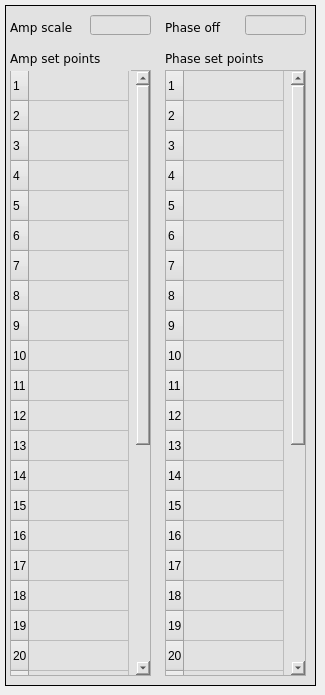
        <widget class="QWidget" name="tab_6">
         <attribute name="title">
          <string>Y</string>
         </attribute>
         <widget class="caFrame" name="caframe_13">
          <property name="geometry">
           <rect>
            <x>5</x>
            <y>5</y>
            <width>311</width>
            <height>681</height>
           </rect>
          </property>
          <property name="styleSheet">
           <string notr="true">background-color: rgb(226, 226, 226);</string>
          </property>
          <property name="frameShape">
           <enum>QFrame::Box</enum>
          </property>
          <widget class="caWaveTable" name="cawavetable_8">
           <property name="geometry">
            <rect>
             <x>5</x>
             <y>65</y>
             <width>141</width>
             <height>606</height>
            </rect>
           </property>
           <property name="font">
            <font>
             <family>DejaVu Sans</family>
            </font>
           </property>
           <property name="autoScrollMargin">
            <number>32</number>
           </property>
           <property name="channel" stdset="0">
            <string notr="true">$(DEVICE):dsp:calib:var_att:Y:amp_scale:set_points</string>
           </property>
           <property name="numberOfRows">
            <number>32</number>
           </property>
           <property name="numberOfColumns">
            <number>1</number>
           </property>
           <attribute name="horizontalHeaderVisible">
            <bool>false</bool>
           </attribute>
           <attribute name="horizontalHeaderVisible">
            <bool>false</bool>
           </attribute>
           <row/>
           <row/>
           <row/>
           <row/>
           <row/>
           <row/>
           <row/>
           <row/>
           <row/>
           <row/>
           <row/>
           <row/>
           <row/>
           <row/>
           <row/>
           <row/>
           <row/>
           <row/>
           <row/>
           <row/>
           <row/>
           <row/>
           <row/>
           <row/>
           <row/>
           <row/>
           <row/>
           <row/>
           <row/>
           <row/>
           <row/>
           <row/>
           <column/>
           <item row="0" column="0">
            <property name="font">
             <font/>
            </property>
           </item>
           <item row="1" column="0">
            <property name="font">
             <font/>
            </property>
           </item>
           <item row="2" column="0">
            <property name="font">
             <font/>
            </property>
           </item>
           <item row="3" column="0">
            <property name="font">
             <font/>
            </property>
           </item>
           <item row="4" column="0">
            <property name="font">
             <font/>
            </property>
           </item>
           <item row="5" column="0">
            <property name="font">
             <font/>
            </property>
           </item>
           <item row="6" column="0">
            <property name="font">
             <font/>
            </property>
           </item>
           <item row="7" column="0">
            <property name="font">
             <font/>
            </property>
           </item>
           <item row="8" column="0">
            <property name="font">
             <font/>
            </property>
           </item>
           <item row="9" column="0">
            <property name="font">
             <font/>
            </property>
           </item>
           <item row="10" column="0">
            <property name="font">
             <font/>
            </property>
           </item>
           <item row="11" column="0">
            <property name="font">
             <font/>
            </property>
           </item>
           <item row="12" column="0">
            <property name="font">
             <font/>
            </property>
           </item>
           <item row="13" column="0">
            <property name="font">
             <font/>
            </property>
           </item>
           <item row="14" column="0">
            <property name="font">
             <font/>
            </property>
           </item>
           <item row="15" column="0">
            <property name="font">
             <font/>
            </property>
           </item>
           <item row="16" column="0">
            <property name="font">
             <font/>
            </property>
           </item>
           <item row="17" column="0">
            <property name="font">
             <font/>
            </property>
           </item>
           <item row="18" column="0">
            <property name="font">
             <font/>
            </property>
           </item>
           <item row="19" column="0">
            <property name="font">
             <font/>
            </property>
           </item>
           <item row="20" column="0">
            <property name="font">
             <font/>
            </property>
           </item>
           <item row="21" column="0">
            <property name="font">
             <font/>
            </property>
           </item>
           <item row="22" column="0">
            <property name="font">
             <font/>
            </property>
           </item>
           <item row="23" column="0">
            <property name="font">
             <font/>
            </property>
           </item>
           <item row="24" column="0">
            <property name="font">
             <font/>
            </property>
           </item>
           <item row="25" column="0">
            <property name="font">
             <font/>
            </property>
           </item>
           <item row="26" column="0">
            <property name="font">
             <font/>
            </property>
           </item>
           <item row="27" column="0">
            <property name="font">
             <font/>
            </property>
           </item>
           <item row="28" column="0">
            <property name="font">
             <font/>
            </property>
           </item>
           <item row="29" column="0">
            <property name="font">
             <font/>
            </property>
           </item>
           <item row="30" column="0">
            <property name="font">
             <font/>
            </property>
           </item>
           <item row="31" column="0">
            <property name="font">
             <font/>
            </property>
           </item>
          </widget>
          <widget class="caTextEntry" name="catextentry_46">
           <property name="geometry">
            <rect>
             <x>240</x>
             <y>10</y>
             <width>61</width>
             <height>20</height>
            </rect>
           </property>
           <property name="font">
            <font>
             <family>DejaVu Sans</family>
             <pointsize>9</pointsize>
             <stylestrategy>PreferDefault</stylestrategy>
            </font>
           </property>
           <property name="alignment">
            <set>Qt::AlignRight|Qt::AlignTrailing|Qt::AlignVCenter</set>
           </property>
           <property name="channel" stdset="0">
            <string notr="true">$(DEVICE):dsp:calib:var_att:Y:ph_offset</string>
           </property>
           <property name="background">
            <color>
             <red>255</red>
             <green>255</green>
             <blue>127</blue>
            </color>
           </property>
           <property name="colorMode">
            <enum>caLineEdit::Static</enum>
           </property>
           <property name="precision">
            <number>4</number>
           </property>
           <property name="precisionMode">
            <enum>caLineEdit::Channel</enum>
           </property>
           <property name="maxValue">
            <double>2.000000000000000</double>
           </property>
           <property name="minValue">
            <double>0.100000000000000</double>
           </property>
          </widget>
          <widget class="QLabel" name="label_62">
           <property name="geometry">
            <rect>
             <x>5</x>
             <y>10</y>
             <width>76</width>
             <height>25</height>
            </rect>
           </property>
           <property name="font">
            <font>
             <family>DejaVu Sans</family>
            </font>
           </property>
           <property name="styleSheet">
            <string notr="true">color: rgb(0, 0, 0);</string>
           </property>
           <property name="text">
            <string>Amp scale</string>
           </property>
          </widget>
          <widget class="QLabel" name="label_63">
           <property name="geometry">
            <rect>
             <x>160</x>
             <y>10</y>
             <width>76</width>
             <height>25</height>
            </rect>
           </property>
           <property name="font">
            <font>
             <family>DejaVu Sans</family>
            </font>
           </property>
           <property name="styleSheet">
            <string notr="true">color: rgb(0, 0, 0);</string>
           </property>
           <property name="text">
            <string>Phase off</string>
           </property>
          </widget>
          <widget class="QLabel" name="label_50">
           <property name="geometry">
            <rect>
             <x>5</x>
             <y>40</y>
             <width>121</width>
             <height>26</height>
            </rect>
           </property>
           <property name="font">
            <font>
             <family>DejaVu Sans</family>
            </font>
           </property>
           <property name="text">
            <string>Amp set points</string>
           </property>
          </widget>
          <widget class="QLabel" name="label_51">
           <property name="geometry">
            <rect>
             <x>160</x>
             <y>40</y>
             <width>121</width>
             <height>26</height>
            </rect>
           </property>
           <property name="font">
            <font>
             <family>DejaVu Sans</family>
             <weight>50</weight>
             <bold>false</bold>
            </font>
           </property>
           <property name="text">
            <string>Phase set points</string>
           </property>
          </widget>
          <widget class="caTextEntry" name="catextentry_47">
           <property name="geometry">
            <rect>
             <x>85</x>
             <y>10</y>
             <width>61</width>
             <height>20</height>
            </rect>
           </property>
           <property name="font">
            <font>
             <family>DejaVu Sans</family>
             <pointsize>9</pointsize>
             <stylestrategy>PreferDefault</stylestrategy>
            </font>
           </property>
           <property name="alignment">
            <set>Qt::AlignRight|Qt::AlignTrailing|Qt::AlignVCenter</set>
           </property>
           <property name="channel" stdset="0">
            <string notr="true">$(DEVICE):dsp:calib:var_att:Y:amp_scale</string>
           </property>
           <property name="background">
            <color>
             <red>255</red>
             <green>255</green>
             <blue>127</blue>
            </color>
           </property>
           <property name="colorMode">
            <enum>caLineEdit::Static</enum>
           </property>
           <property name="precision">
            <number>4</number>
           </property>
           <property name="precisionMode">
            <enum>caLineEdit::Channel</enum>
           </property>
           <property name="maxValue">
            <double>2.000000000000000</double>
           </property>
           <property name="minValue">
            <double>0.100000000000000</double>
           </property>
          </widget>
          <widget class="caWaveTable" name="cawavetable_9">
           <property name="geometry">
            <rect>
             <x>160</x>
             <y>65</y>
             <width>141</width>
             <height>606</height>
            </rect>
           </property>
           <property name="font">
            <font>
             <family>DejaVu Sans</family>
            </font>
           </property>
           <property name="autoScrollMargin">
            <number>32</number>
           </property>
           <property name="channel" stdset="0">
            <string notr="true">$(DEVICE):dsp:calib:var_att:Y:ph_offset:set_points</string>
           </property>
           <property name="numberOfRows">
            <number>32</number>
           </property>
           <property name="numberOfColumns">
            <number>1</number>
           </property>
           <attribute name="horizontalHeaderVisible">
            <bool>false</bool>
           </attribute>
           <attribute name="horizontalHeaderVisible">
            <bool>false</bool>
           </attribute>
           <row/>
           <row/>
           <row/>
           <row/>
           <row/>
           <row/>
           <row/>
           <row/>
           <row/>
           <row/>
           <row/>
           <row/>
           <row/>
           <row/>
           <row/>
           <row/>
           <row/>
           <row/>
           <row/>
           <row/>
           <row/>
           <row/>
           <row/>
           <row/>
           <row/>
           <row/>
           <row/>
           <row/>
           <row/>
           <row/>
           <row/>
           <row/>
           <column/>
           <item row="0" column="0">
            <property name="font">
             <font/>
            </property>
           </item>
           <item row="1" column="0">
            <property name="font">
             <font/>
            </property>
           </item>
           <item row="2" column="0">
            <property name="font">
             <font/>
            </property>
           </item>
           <item row="3" column="0">
            <property name="font">
             <font/>
            </property>
           </item>
           <item row="4" column="0">
            <property name="font">
             <font/>
            </property>
           </item>
           <item row="5" column="0">
            <property name="font">
             <font/>
            </property>
           </item>
           <item row="6" column="0">
            <property name="font">
             <font/>
            </property>
           </item>
           <item row="7" column="0">
            <property name="font">
             <font/>
            </property>
           </item>
           <item row="8" column="0">
            <property name="font">
             <font/>
            </property>
           </item>
           <item row="9" column="0">
            <property name="font">
             <font/>
            </property>
           </item>
           <item row="10" column="0">
            <property name="font">
             <font/>
            </property>
           </item>
           <item row="11" column="0">
            <property name="font">
             <font/>
            </property>
           </item>
           <item row="12" column="0">
            <property name="font">
             <font/>
            </property>
           </item>
           <item row="13" column="0">
            <property name="font">
             <font/>
            </property>
           </item>
           <item row="14" column="0">
            <property name="font">
             <font/>
            </property>
           </item>
           <item row="15" column="0">
            <property name="font">
             <font/>
            </property>
           </item>
           <item row="16" column="0">
            <property name="font">
             <font/>
            </property>
           </item>
           <item row="17" column="0">
            <property name="font">
             <font/>
            </property>
           </item>
           <item row="18" column="0">
            <property name="font">
             <font/>
            </property>
           </item>
           <item row="19" column="0">
            <property name="font">
             <font/>
            </property>
           </item>
           <item row="20" column="0">
            <property name="font">
             <font/>
            </property>
           </item>
           <item row="21" column="0">
            <property name="font">
             <font/>
            </property>
           </item>
           <item row="22" column="0">
            <property name="font">
             <font/>
            </property>
           </item>
           <item row="23" column="0">
            <property name="font">
             <font/>
            </property>
           </item>
           <item row="24" column="0">
            <property name="font">
             <font/>
            </property>
           </item>
           <item row="25" column="0">
            <property name="font">
             <font/>
            </property>
           </item>
           <item row="26" column="0">
            <property name="font">
             <font/>
            </property>
           </item>
           <item row="27" column="0">
            <property name="font">
             <font/>
            </property>
           </item>
           <item row="28" column="0">
            <property name="font">
             <font/>
            </property>
           </item>
           <item row="29" column="0">
            <property name="font">
             <font/>
            </property>
           </item>
           <item row="30" column="0">
            <property name="font">
             <font/>
            </property>
           </item>
           <item row="31" column="0">
            <property name="font">
             <font/>
            </property>
           </item>
          </widget>
         </widget>
        </widget>
